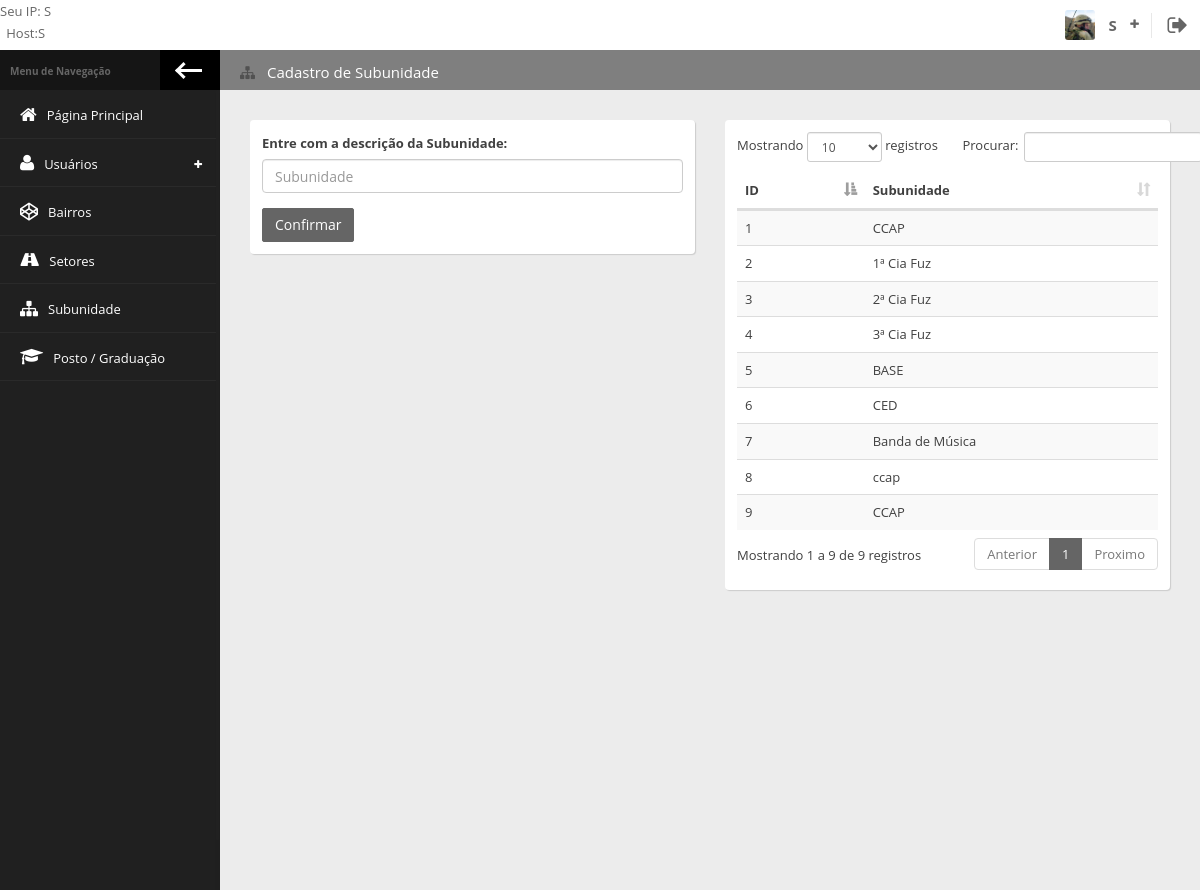
Screenshot of /cad_subunid.php (signed in) with the database file from the repository.
### tables this page shows
CREATE TABLE `subunidade` (
  `id` int NOT NULL,
  `descricao` varchar(30) NOT NULL
);

### cad_subunid.php (the view, shortened to what this page needs)
<!doctype html>
<html lang="pt-BR" class="fixed">
    <head>
        <link href="vendor/pace/pace-theme-minimal.css" rel="stylesheet" />
        <link rel="stylesheet" href="vendor/bootstrap/css/bootstrap.css">
        <link rel="stylesheet" href="vendor/font-awesome/css/font-awesome.css">
        <link rel="stylesheet" href="vendor/animate.css/animate.css">
        <link rel="stylesheet" href="stylesheets/css/style.css">
        <link rel="stylesheet" href="vendor/data-table/media/css/dataTables.bootstrap.min.css">
        <link rel="stylesheet" href="vendor/data-table/extensions/Responsive/css/responsive.bootstrap.min.css">
        <link href="vendor/pace/pace-theme-minimal.css" rel="stylesheet" />
        <link rel="stylesheet" href="vendor/select2/css/select2.min.css">
        <link rel="stylesheet" href="vendor/select2/css/select2-bootstrap.min.css">
    </head>
    <body>
        <div class="wrap">
            <div class="page-header">
                <div class="leftside-header">
                    <?php include 'copright.php'?>
                </div>
                <?php include 'painel_usu.php'; ?>
            </div>
            <div class="page-body">
                <div class="left-sidebar">
                    <div class="left-sidebar-header">
                        <div class="left-sidebar-title">
                            Menu de Navegação
                        </div>
                        <div class="left-sidebar-toggle c-hamburger c-hamburger--htla hidden-xs"
                             data-toggle-class="left-sidebar-collapsed" data-target="html">
                            <span>
                            </span>
                        </div>
                    </div>
                    <?php include 'menu_opc.php'; ?>
                </div>
                <div class="content">
                    <div class="content-header">
                        <div class="leftside-content-header">
                            <ul class="breadcrumbs">
                                <li>
                                    <i class="fa fa-sitemap" aria-hidden="true">
                                    </i>
                                    <a href="cad_subunid.php">Cadastro de Subunidade</a>
                                </li>
                            </ul>
                        </div>
                    </div>
                    <div class="row animated fadeInUp">
                        <div class="col-sm-12 col-md-6">
                            <div class="panel">
                                <div class="panel-content">
                                    <div class="row">
                                        <div class="col-md-12">
                                            <form id="inline-validation" action="conf_subunid.php" method="post">
                                                <div class="form-group">
                                                    <label for="inputMaxLength" class="control-label">Entre com a descrição da Subunidade:</label>
                                                    <input type="text" class="form-control" id="inputMaxLength" name="subunidade" placeholder="Subunidade" maxlength="30" required="Campo obrigatório">
                                                </div>
                                                <div class="form-group">
                                                    <button type="submit" class="btn btn-primary">
                                                        Confirmar
                                                    </button>
                                                </div>
                                            </form>
                                        </div>
                                    </div>
                                </div>
                            </div>
                        </div>
                        <div class="col-sm-6">
                            <div class="panel">
                                <div class="panel-content">
                                    <table id="responsive-table" class="data-table table table-striped table-hover responsive nowrap"
                                           cellspacing="0" width="100%">
                                        <thead>
                                            <tr>
                                                <th>
                                                    ID
                                                </th>
                                                <th>
                                                    Subunidade
                                                </th>
                                            </tr>
                                        </thead>
                                        <tbody>
                                            <?php
                                            $pdo = conectar("membros");
                                            $consulta = $pdo->prepare("SELECT * FROM subunidade");
                                            $consulta->execute();
                                            while ($reg = $consulta->fetch(PDO::FETCH_ASSOC)) :
                                                echo("<tr>");
                                                echo("<td>" . $reg['id'] . "</td>");
                                                echo("<td>" . $reg['descricao'] . "</td>");
                                                echo("</tr>");
                                            endwhile;
                                            ?>
                                        </tbody>
                                    </table>
                                </div>
                            </div>
                        </div>
                    </div>
                </div>
            </div>
        </div>
    </body>
</html>

### rows the page displays
subunidade: id "1", descricao "CCAP"
subunidade: id "2", descricao "1ª Cia Fuz"
subunidade: id "3", descricao "2ª Cia Fuz"
subunidade: id "4", descricao "3ª Cia Fuz"
subunidade: id "5", descricao "BASE"
subunidade: id "6", descricao "CED"
subunidade: id "7", descricao "Banda de Música"
subunidade: id "8", descricao "ccap"
subunidade: id "9", descricao "CCAP"

### other values shown
$_SESSION['user_ip'] "S"
$_SESSION['acesuser'] "S"
$_SESSION['user_pgradsimples'] "S"
